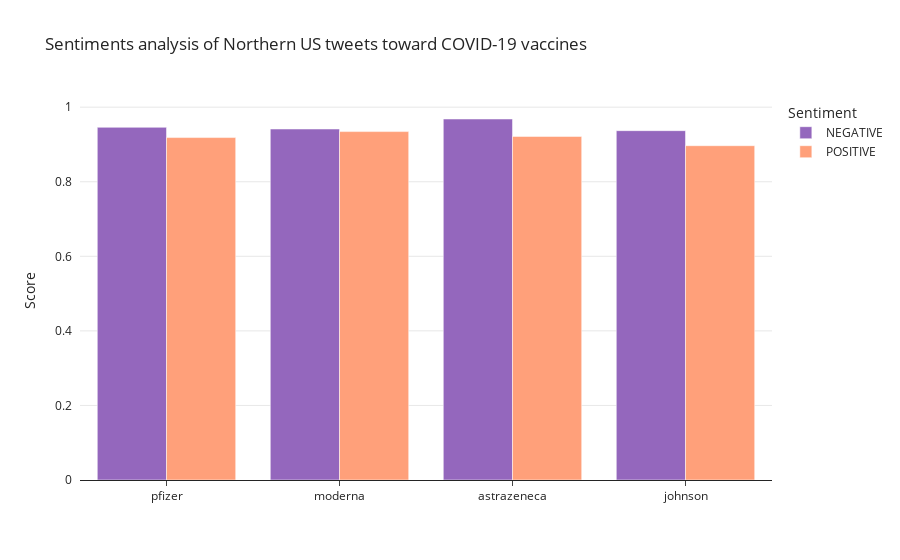

Notebook cell for this chart:
### Code cell
fig = px.bar(tweets_us_north_gp, x='vaccine', y='score', color ='label', barmode='group',title= 'Sentiments analysis of Northern US tweets toward COVID-19 vaccines',
            labels={
                 "score": "Score",
                 "vaccine": "",
                 "label": "Sentiment"
             },
            color_discrete_map={ # replaces default color mapping by value
                "NEGATIVE": "#9467bd", "POSITIVE": "lightsalmon"
            },
                        category_orders={"vaccine": ["pfizer", "moderna","astrazeneca", "johnson"]
                        },
             template="simple_white"
            )
fig.update_yaxes(showgrid=True, showline=False, tickwidth=0, tickcolor='white')
fig.update_xaxes(showline=True, zeroline=True)
            
fig.show()

### Figure 1 — Plotly figure (JSON) as saved in the notebook; plotly's stock layout.template omitted (floating-point values rounded to 4 significant figures)
{"data": [{"alignmentgroup": "True", "hovertemplate": "Sentiment=NEGATIVE<br>=%{x}<br>Score=%{y}<extra></extra>", "legendgroup": "NEGATIVE", "marker": {"color": "#9467bd"}, "name": "NEGATIVE", "offsetgroup": "NEGATIVE", "orientation": "v", "showlegend": true, "textposition": "auto", "type": "bar", "x": ["astrazeneca", "johnson", "moderna", "pfizer"], "xaxis": "x", "y": [0.9683, 0.937, 0.9414, 0.946], "yaxis": "y"}, {"alignmentgroup": "True", "hovertemplate": "Sentiment=POSITIVE<br>=%{x}<br>Score=%{y}<extra></extra>", "legendgroup": "POSITIVE", "marker": {"color": "lightsalmon"}, "name": "POSITIVE", "offsetgroup": "POSITIVE", "orientation": "v", "showlegend": true, "textposition": "auto", "type": "bar", "x": ["astrazeneca", "johnson", "moderna", "pfizer"], "xaxis": "x", "y": [0.9216, 0.8967, 0.9345, 0.9185], "yaxis": "y"}], "layout": {"barmode": "group", "legend": {"title": {"text": "Sentiment"}, "tracegroupgap": 0}, "title": {"text": "Sentiments analysis of Northern US tweets toward COVID-19 vaccines"}, "xaxis": {"anchor": "y", "categoryarray": ["pfizer", "moderna", "astrazeneca", "johnson"], "categoryorder": "array", "domain": [0, 1], "showline": true, "title": {"text": ""}, "zeroline": true}, "yaxis": {"anchor": "x", "domain": [0, 1], "showgrid": true, "showline": false, "tickcolor": "white", "tickwidth": 0, "title": {"text": "Score"}}}}
